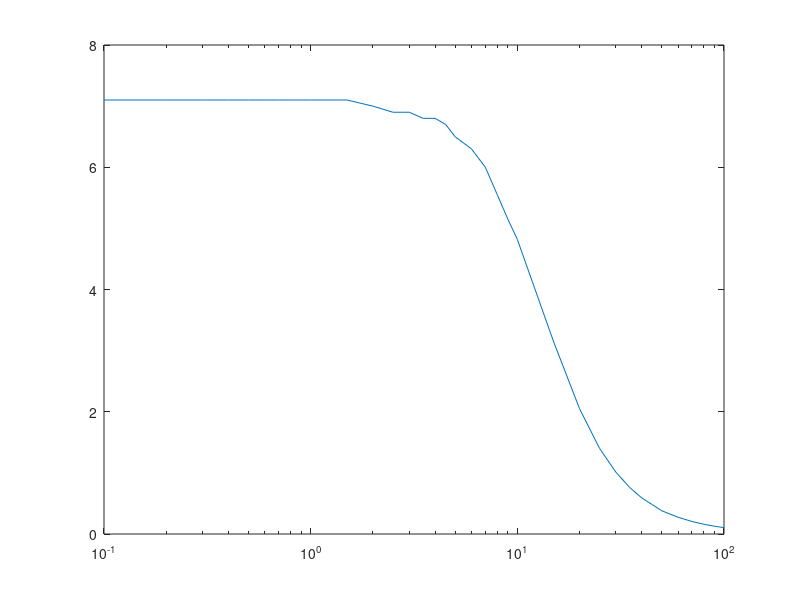

MATLAB code to generate this figure: (Note: this script raises an error after producing the figure.)
clc;
clear;

freq = [0.1, 0.2, 0.3, 0.4 , 0.5, 0.6, 0.7, 0.8, 0.9, 1 ,1.5, 2, 2.5 ,3, 3.5, 4, 4.5, 5, 6, 7, 8 , 9, 10, 15, 20, 25, 30, 35, 40, 45, 50, 60, 70, 80, 90, 100];
Vpp = [7.1, 7.1, 7.1, 7.1, 7.1, 7.1, 7.1, 7.1, 7.1, 7.1, 7.1, 7.0,  6.9, 6.9, 6.8, 6.8, 6.7, 6.5, 6.3, 6.0, 5.55, 5.15, 4.82, 3.14, 2.05, 1.40, 1.01, 0.76, 0.59, 0.48, 0.38, 0.273, 0.205, 0.159, 0.127, 0.105];
Amp = zeros(size(Vpp));
Vpeak = max(Vpp);
is_equal = false;

%check for correct length of samples
if isequal(size(freq), size(Vpp))
    disp('equal number of samples in freq and amplitude');
    is_equal = true;
else
    disp('not equal number of samples in freq and amplitude.');
end

if is_equal
    % just nominal voltage
    semilogx(freq, Vpp);
    yline(Vpeak/sqrt(2), "--");
    grid on;
    title("frequency response");
    xlabel("frequency in logrithmic scale");
    ylabel("Vpp");
    figure;
    % this section handles conversion to dB
    for i = 1:length(Vpp)
        Amp(i) = 20*log10(Vpp(i));
    end
    semilogx(freq, Amp);
    yline((20*log10(Vpeak))-3.01,"--");
    title("frequency response");
    xlabel("frequency in logrithmic scale");
    ylabel("dB");
    grid on;
end
